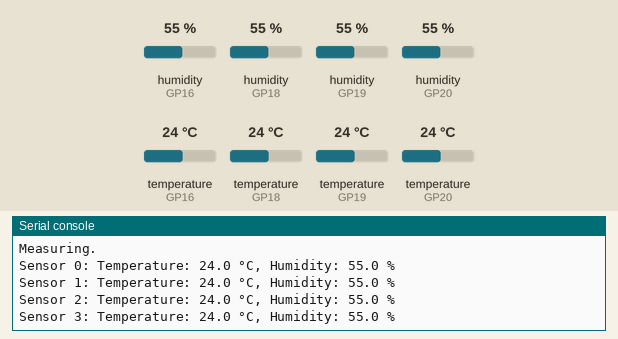
Bench run of a program on a simulated Raspberry Pi Pico running MicroPython. Parts: the last lines printed to the serial console. The test bench sets the inputs (shaded band); at power-on: humidity (sensors on GP16, GP18, GP19, GP20) 55 %, temperature (sensors on GP16, GP18, GP19, GP20) 24 °C.

Above: at 1.2 s.
1.3 s: humidity (sensor on GP16) set to 22 %
2.8 s: humidity (sensor on GP18) set to 22 %
At 3.93 s:
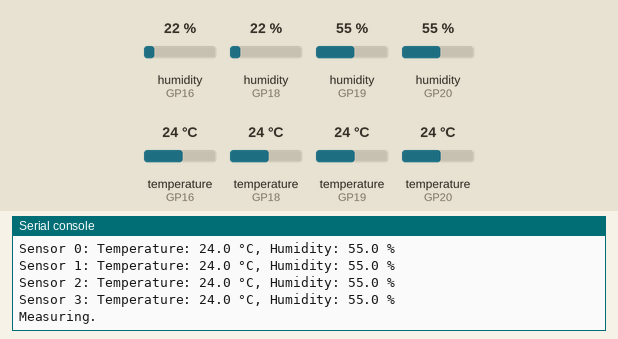
4.3 s: humidity (sensor on GP19) set to 22 %
At 5.5 s:
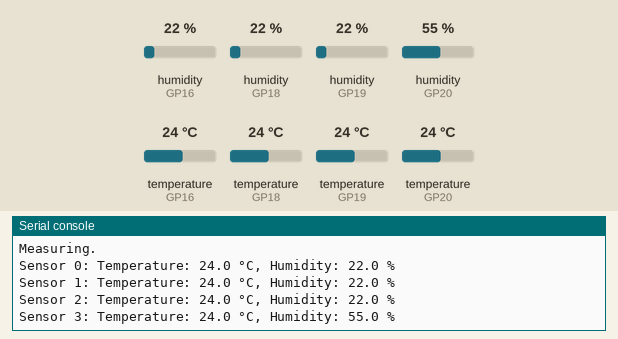
5.8 s: humidity (sensor on GP20) set to 22 %
7.3 s: temperature (sensor on GP16) set to 12 °C
At 8.7 s:
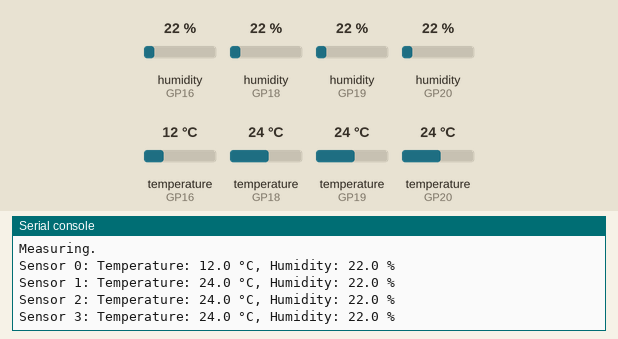
8.8 s: temperature (sensor on GP18) set to 12 °C
Timing chart, 0 to 11.3 s (numbered marks = the images above; inputs shaded):
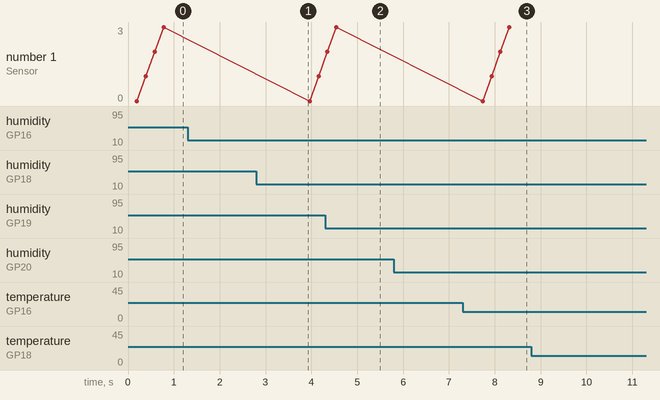

The program:

Luli_DHT.py
```python
import dht
from machine import Pin
import time
import Luli_CONFIG

class DHT22Handler:
    def __init__(self):
        # Initialize all DHT22 sensors on their respective pins
        self.sensors = [
            dht.DHT22(Pin(Luli_CONFIG.PIN_DHT0, Pin.IN, Pin.PULL_DOWN)),
            dht.DHT22(Pin(Luli_CONFIG.PIN_DHT1, Pin.IN, Pin.PULL_DOWN)),
            dht.DHT22(Pin(Luli_CONFIG.PIN_DHT2, Pin.IN, Pin.PULL_DOWN)),
            dht.DHT22(Pin(Luli_CONFIG.PIN_DHT3, Pin.IN, Pin.PULL_DOWN))
        ]

    def measure_all(self):
        # Attempt to measure from all sensors up to three times
        retry = 0
        while retry < 3:
            try:
                for sensor in self.sensors:
                    sensor.measure()
                return True
            except Exception as e:
                print(".", end="")
                retry += 1
                time.sleep(0.5)
        return False

    def get_temperature(self, sensor_index):
        # Return the temperature from the specified sensor
        if self.measure_all():
            return self.sensors[sensor_index].temperature()
        else:
            print("Failed to read temperature after several attempts.")
            return None

    def get_humidity(self, sensor_index):
        # Return the humidity from the specified sensor
        if self.measure_all():
            return self.sensors[sensor_index].humidity()
        else:
            print("Failed to read humidity after several attempts.")
            return None

def main():
    dht_handler = DHT22Handler()
    while True:
        print("Measuring.")
        for i in range(4):
            temp = dht_handler.get_temperature(i)
            hum = dht_handler.get_humidity(i)
            if temp is not None and hum is not None:
                print(f"Sensor {i}: Temperature: {temp} °C, Humidity: {hum} %")
        time.sleep(3)

if __name__ == "__main__":
    main()
```

Luli_CONFIG.py
```python
# Luli Hydroponics Config File
# This file will define all necessary pins and timing constants for the Luli Hydroponics system

#####################
#   PIN SETTINGS    #
#####################
PIN_UV_SENSOR_SDA = 0
PIN_UV_SENSOR_SCL = 1

PIN_OLED_SCK = 10
PIN_OLED_MOSI = 11
PIN_OLED_CS = 13
PIN_OLED_RST = 14
PIN_OLED_DC = 15

PIN_ULTRASONIC_ECHO = 9
PIN_ULTRASONIC_TRIG = 17

PIN_DHT0 = 16
PIN_DHT1 = 18
PIN_DHT2 = 19
PIN_DHT3 = 20

PIN_MOTOR = 21
PIN_LED = 22
PIN_PH_SENSOR = 26


#########################
#   TIMING CONSTANTS    #
#########################
DELAY_OLED = 5 # seconds
DELAY_PH_RESPONSE = 50 # ms
DELAY_UV_STARTUP = 1 # seconds

TEMP_HUMIDITY_READ_INTERVAL = 30 # seconds
UV_READ_INTERVAL = 120 # seconds
MANUAL_OVERRIDE_CHECK_INTERVAL = 30 # seconds
SETTINGS_UPDATE_INTERVAL = 120 # seconds
DURATION_WATER_CYCLE = 60 # seconds
NEXT_WATER_CYCLE = 3600 # seconds
DURATION_LED_CYCLE = 3600 # seconds


#########################
#   NETWORK SETTINGS    #
#########################
WIFI_SSID = 'Liam'
WIFI_PASSWORD = 'liampassword'
SERVER_URL = 'https://luli-hydroponics.ddns.net'


#########################
#   ENDPOINT SETTINGS   #
#########################
ENDPOINT_TEST = '/api/test'
ENDPOINT_GET_SETTINGS = '/api/get_settings'
ENDPOINT_SET_HARDWARE_ID = '/api/set_hardware_id'
ENDPOINT_UPDATE_SETTINGS = '/api/update_settings'
ENDPOINT_UPDATE_UV_DATA = '/api/update_uv_data'
ENDPOINT_UPDATE_PH_DATA = '/api/update_ph_data'
ENDPOINT_UPDATE_TEMP_DATA = '/api/update_temp_data'
ENDPOINT_UPDATE_HUMIDITY_DATA = '/api/update_humidity_data'
ENDPOINT_UPDATE_TANK_DATA = '/api/update_tank_data'
ENDPOINT_UPDATE_ALL_SENSOR_DATA = '/api/update_all_sensor_data'
ENDPOINT_MANUAL_OVERRIDE = '/api/get/manual_override'


######################
#   MISC CONSTANTS   #
######################
# https://optoelectronics.liteon.com/upload/download/DS86-2015-0004/LTR-390UV_Final_%20DS_V1%201.pdf
UVS_CONVERSION_FACTOR = 2300 # Conversion factor from the datasheet
VOLTAGE_AT_PH7 = 2.51
VOLTAGE_AT_PH4 = 3.03
MINIMUM_WATER_LEVEL = 20 # Minimum water level in the tank in percentage (%)
TANK_EMPTY_DISTANCE = 12 # Distance in cm when the tank is empty
```

Measured:
- after the input at 4.3 s, the serial console: prints a new line after 0.05 s (image 2)
- after the input at 7.3 s, the serial console: prints a new line after 0.44 s (image 3)
